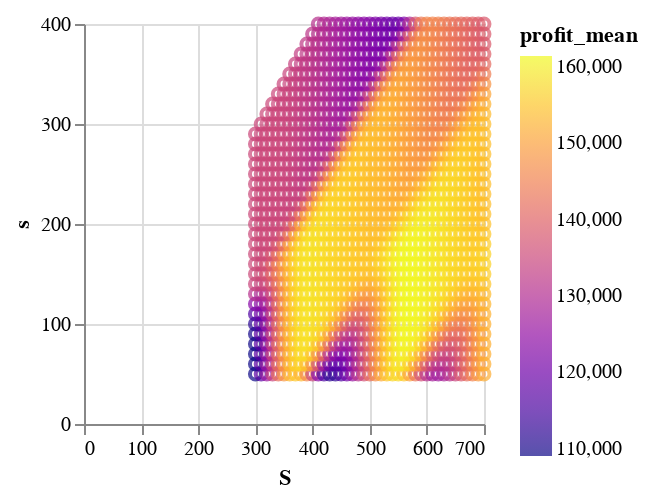

Notebook source saved alongside this figure:
### Code cell
df_fine |> @vlplot(:point, x=:S, y=:s, color={:profit_mean, scale={scheme=:plasma}})

### Figure 1 — Vega specification as saved in the notebook (floating-point values rounded to 4 significant figures; data arrays with more than 128 entries replaced by an {"elided": "..."} marker saying what was removed)
{"$schema": "https://vega.github.io/schema/vega/v5.json", "axes": [{"aria": false, "domain": false, "grid": true, "gridScale": "y", "labels": false, "maxExtent": 0, "minExtent": 0, "orient": "bottom", "scale": "x", "tickCount": {"signal": "ceil(width/40)"}, "ticks": false, "zindex": 0}, {"aria": false, "domain": false, "grid": true, "gridScale": "x", "labels": false, "maxExtent": 0, "minExtent": 0, "orient": "left", "scale": "y", "tickCount": {"signal": "ceil(height/40)"}, "ticks": false, "zindex": 0}, {"grid": false, "labelFlush": true, "labelOverlap": true, "orient": "bottom", "scale": "x", "tickCount": {"signal": "ceil(width/40)"}, "title": "S", "zindex": 0}, {"grid": false, "labelOverlap": true, "orient": "left", "scale": "y", "tickCount": {"signal": "ceil(height/40)"}, "title": "s", "zindex": 0}], "background": "white", "data": [{"name": "source_0", "values": {"elided": "1410 records"}}, {"name": "data_0", "source": "source_0", "transform": [{"expr": "isValid(datum[\"S\"]) && isFinite(+datum[\"S\"]) && isValid(datum[\"s\"]) && isFinite(+datum[\"s\"]) && isValid(datum[\"profit_mean\"]) && isFinite(+datum[\"profit_mean\"])", "type": "filter"}]}], "height": 200, "legends": [{"encode": {"gradient": {"update": {"opacity": {"value": 0.7}}}}, "gradientLength": {"signal": "clamp(height, 64, 200)"}, "stroke": "color", "title": "profit_mean"}], "marks": [{"encode": {"update": {"ariaRoleDescription": {"value": "point"}, "description": {"signal": "\"S: \" + (format(datum[\"S\"], \"\")) + \"; s: \" + (format(datum[\"s\"], \"\")) + \"; profit_mean: \" + (format(datum[\"profit_mean\"], \"\"))"}, "fill": {"value": "transparent"}, "opacity": {"value": 0.7}, "stroke": {"field": "profit_mean", "scale": "color"}, "x": {"field": "S", "scale": "x"}, "y": {"field": "s", "scale": "y"}}}, "from": {"data": "data_0"}, "name": "marks", "style": ["point"], "type": "symbol"}], "padding": 5, "scales": [{"domain": {"data": "data_0", "field": "S"}, "name": "x", "nice": true, "range": [0, {"signal": "width"}], "type": "linear", "zero": true}, {"domain": {"data": "data_0", "field": "s"}, "name": "y", "nice": true, "range": [{"signal": "height"}, 0], "type": "linear", "zero": true}, {"domain": {"data": "data_0", "field": "profit_mean"}, "interpolate": "hcl", "name": "color", "range": {"scheme": "plasma"}, "type": "linear", "zero": false}], "style": "cell", "width": 200}
